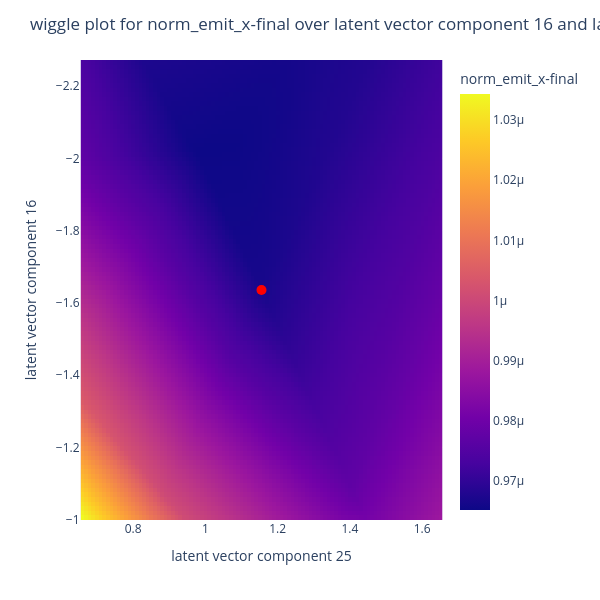

This figure's notebook cell:
### Code cell
def show_wiggle_plot_2d(
    wiggle_x_param1: str,
    wiggle_x_param2: str,
    y_param: str,
    x_delta: float = 0.5,
    x_divs: int = 100,
):

    wiggle_table = pd.DataFrame()
    for delta1 in np.linspace(-x_delta, x_delta, x_divs):
        for delta2 in np.linspace(-x_delta, x_delta, x_divs):

            x = torch.tensor(x_optim.to_list())
            x = trafo_x(x.unsqueeze(0)).squeeze(0)

            x[x_params.index(wiggle_x_param1)] += delta1
            x[x_params.index(wiggle_x_param2)] += delta2

            y = model(x).detach()

            x = back_trafo_x(x.unsqueeze(0)).squeeze(0)
            y = back_trafo_y(y.unsqueeze(0)).squeeze(0)

            x = pd.Series({p: x[i].item() for i, p in enumerate(x_params)})
            y = pd.Series({p: y[i].item() for i, p in enumerate(y_params)})

            row = pd.concat([x, y]).to_frame().T.copy()
            wiggle_table = pd.concat([wiggle_table, row], ignore_index=True)

    matrix = wiggle_table.pivot(
        index=wiggle_x_param1, columns=wiggle_x_param2, values=y_param
    )
    fig = px.imshow(
        matrix,
        labels=dict(
            color=y_param,
        ),
    )
    fig.add_scatter(
        x=[x_optim[wiggle_x_param2]],
        y=[x_optim[wiggle_x_param1]],
        mode="markers",
        marker=dict(color="red", size=10),
        name="x*",
    )
    fig.update_layout(
        title=f"wiggle plot for {y_param} over {wiggle_x_param1} and {wiggle_x_param2}",
        width=600,
        height=600,
    )
    fig.show()

    fig.write_image(
        f"{best_version_path}/eval/wiggle_plot_2d_{y_param}_over_{wiggle_x_param1}_and_{wiggle_x_param2}.pdf"
    )


show_wiggle_plot_2d(
    wiggle_x_param1="latent vector component 16",
    wiggle_x_param2="latent vector component 25",
    y_param=y_optimize_for,
    x_delta=0.5,
    x_divs=100,
)

### Figure 1 — Plotly figure (JSON) as saved in the notebook; plotly's stock layout.template omitted (floating-point values rounded to 4 significant figures; data arrays with more than 128 entries replaced by an {"elided": "..."} marker saying what was removed)
{"data": [{"coloraxis": "coloraxis", "hovertemplate": "latent vector component 25: %{x}<br>latent vector component 16: %{y}<br>norm_emit_x-final: %{z}<extra></extra>", "name": "0", "type": "heatmap", "x": [0.6594, 0.6694, 0.6794, 0.6895, 0.6995, 0.7095, 0.7195, 0.7295, 0.7395, 0.7496, 0.7596, 0.7696, 0.7796, 0.7896, 0.7996, 0.8097, 0.8197, 0.8297, 0.8397, 0.8497, 0.8597, 0.8698, 0.8798, 0.8898, 0.8998, 0.9098, 0.9198, 0.9299, 0.9399, 0.9499, 0.9599, 0.9699, 0.9799, 0.99, 1.0, 1.01, 1.02, 1.03, 1.04, 1.05, 1.06, 1.07, 1.08, 1.09, 1.1, 1.11, 1.12, 1.13, 1.14, 1.15, 1.16, 1.17, 1.18, 1.19, 1.2, 1.21, 1.22, 1.23, 1.24, 1.25, 1.26, 1.27, 1.28, 1.29, 1.3, 1.31, 1.321, 1.331, 1.341, 1.351, 1.361, 1.371, 1.381, 1.391, 1.401, 1.411, 1.421, 1.431, 1.441, 1.451, 1.461, 1.471, 1.481, 1.491, 1.501, 1.511, 1.521, 1.531, 1.541, 1.551, 1.561, 1.571, 1.581, 1.591, 1.601, 1.611, 1.621, 1.631, 1.641, 1.651], "xaxis": "x", "y": [-2.266, -2.253, -2.241, -2.228, -2.215, -2.202, -2.19, -2.177, -2.164, -2.151, -2.139, -2.126, -2.113, -2.1, -2.088, -2.075, -2.062, -2.05, -2.037, -2.024, -2.011, -1.999, -1.986, -1.973, -1.96, -1.948, -1.935, -1.922, -1.909, -1.897, -1.884, -1.871, -1.858, -1.846, -1.833, -1.82, -1.808, -1.795, -1.782, -1.769, -1.757, -1.744, -1.731, -1.718, -1.706, -1.693, -1.68, -1.667, -1.655, -1.642, -1.629, -1.617, -1.604, -1.591, -1.578, -1.566, -1.553, -1.54, -1.527, -1.515, -1.502, -1.489, -1.476, -1.464, -1.451, -1.438, -1.426, -1.413, -1.4, -1.387, -1.375, -1.362, -1.349, -1.336, -1.324, -1.311, -1.298, -1.285, -1.273, -1.26, -1.247, -1.234, -1.222, -1.209, -1.196, -1.184, -1.171, -1.158, -1.145, -1.133, -1.12, -1.107, -1.094, -1.082, -1.069, -1.056, -1.043, -1.031, -1.018, -1.005], "yaxis": "y", "z": {"elided": "100x100 float values"}}, {"marker": {"color": "red", "size": 10}, "mode": "markers", "name": "x*", "type": "scatter", "x": [1.155], "y": [-1.636]}], "layout": {"coloraxis": {"colorbar": {"title": {"text": "norm_emit_x-final"}}, "colorscale": [[0, "#0d0887"], [0.1111, "#46039f"], [0.2222, "#7201a8"], [0.3333, "#9c179e"], [0.4444, "#bd3786"], [0.5556, "#d8576b"], [0.6667, "#ed7953"], [0.7778, "#fb9f3a"], [0.8889, "#fdca26"], [1, "#f0f921"]]}, "height": 600, "margin": {"t": 60}, "title": {"text": "wiggle plot for norm_emit_x-final over latent vector component 16 and latent vector component 25"}, "width": 600, "xaxis": {"anchor": "y", "constrain": "domain", "domain": [0, 1], "scaleanchor": "y", "title": {"text": "latent vector component 25"}}, "yaxis": {"anchor": "x", "autorange": "reversed", "constrain": "domain", "domain": [0, 1], "title": {"text": "latent vector component 16"}}}}
